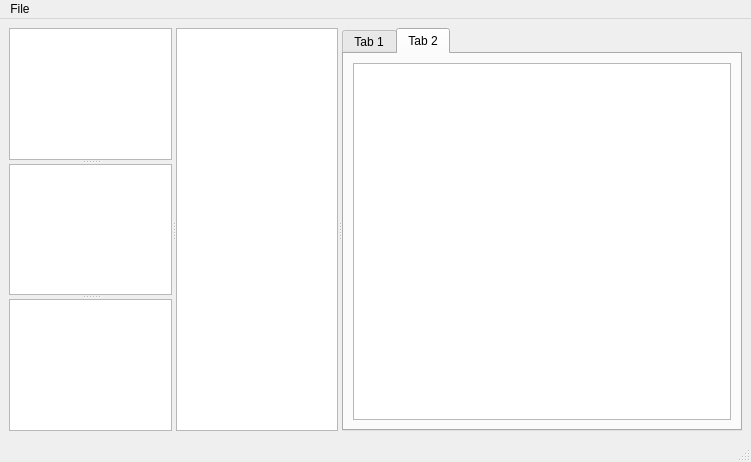
<ui version="4.0" >
 <class>MainWindow</class>
 <widget class="QMainWindow" name="MainWindow" >
  <property name="geometry" >
   <rect>
    <x>0</x>
    <y>0</y>
    <width>751</width>
    <height>462</height>
   </rect>
  </property>
  <property name="windowTitle" >
   <string>SagaEngine asset editor</string>
  </property>
  <widget class="QWidget" name="centralwidget" >
   <layout class="QVBoxLayout" >
    <property name="margin" >
     <number>9</number>
    </property>
    <property name="spacing" >
     <number>6</number>
    </property>
    <item>
     <widget class="QSplitter" name="splitter_2" >
      <property name="orientation" >
       <enum>Qt::Horizontal</enum>
      </property>
      <widget class="QSplitter" name="splitter" >
       <property name="sizePolicy" >
        <sizepolicy>
         <hsizetype>5</hsizetype>
         <vsizetype>5</vsizetype>
         <horstretch>0</horstretch>
         <verstretch>0</verstretch>
        </sizepolicy>
       </property>
       <property name="orientation" >
        <enum>Qt::Vertical</enum>
       </property>
       <widget class="QTreeView" name="files" >
        <property name="toolTip" >
         <string>Files</string>
        </property>
       </widget>
       <widget class="QTreeView" name="levels" >
        <property name="toolTip" >
         <string>Levels</string>
        </property>
       </widget>
       <widget class="QTreeView" name="types" >
        <property name="toolTip" >
         <string>Types</string>
        </property>
       </widget>
      </widget>
      <widget class="QListView" name="entities" >
       <property name="sizePolicy" >
        <sizepolicy>
         <hsizetype>5</hsizetype>
         <vsizetype>5</vsizetype>
         <horstretch>0</horstretch>
         <verstretch>0</verstretch>
        </sizepolicy>
       </property>
      </widget>
      <widget class="QTabWidget" name="tabWidget" >
       <property name="minimumSize" >
        <size>
         <width>400</width>
         <height>0</height>
        </size>
       </property>
       <property name="baseSize" >
        <size>
         <width>0</width>
         <height>0</height>
        </size>
       </property>
       <property name="currentIndex" >
        <number>1</number>
       </property>
       <widget class="QWidget" name="tab_3" >
        <attribute name="title" >
         <string>Tab 1</string>
        </attribute>
        <layout class="QVBoxLayout" >
         <property name="margin" >
          <number>9</number>
         </property>
         <property name="spacing" >
          <number>6</number>
         </property>
        </layout>
       </widget>
       <widget class="QWidget" name="tab_4" >
        <attribute name="title" >
         <string>Tab 2</string>
        </attribute>
        <layout class="QVBoxLayout" >
         <property name="margin" >
          <number>9</number>
         </property>
         <property name="spacing" >
          <number>6</number>
         </property>
         <item>
          <widget class="QTextEdit" name="sourceEditor" />
         </item>
        </layout>
       </widget>
      </widget>
     </widget>
    </item>
   </layout>
  </widget>
  <widget class="QMenuBar" name="menubar" >
   <property name="geometry" >
    <rect>
     <x>0</x>
     <y>0</y>
     <width>751</width>
     <height>25</height>
    </rect>
   </property>
   <widget class="QMenu" name="menuFile" >
    <property name="title" >
     <string>File</string>
    </property>
    <addaction name="actionNew" />
    <addaction name="actionOpen" />
    <addaction name="actionRecent_Forms" />
    <addaction name="separator" />
    <addaction name="actionSave" />
    <addaction name="separator" />
    <addaction name="actionImport" />
   </widget>
   <addaction name="menuFile" />
  </widget>
  <widget class="QStatusBar" name="statusbar" />
  <action name="actionOpen" >
   <property name="text" >
    <string>Open</string>
   </property>
  </action>
  <action name="actionRecent_Forms" >
   <property name="text" >
    <string>Recent</string>
   </property>
  </action>
  <action name="actionNew" >
   <property name="text" >
    <string>New</string>
   </property>
  </action>
  <action name="actionSave" >
   <property name="text" >
    <string>Save</string>
   </property>
  </action>
  <action name="actionImport" >
   <property name="text" >
    <string>Import</string>
   </property>
  </action>
 </widget>
 <resources/>
 <connections/>
</ui>
